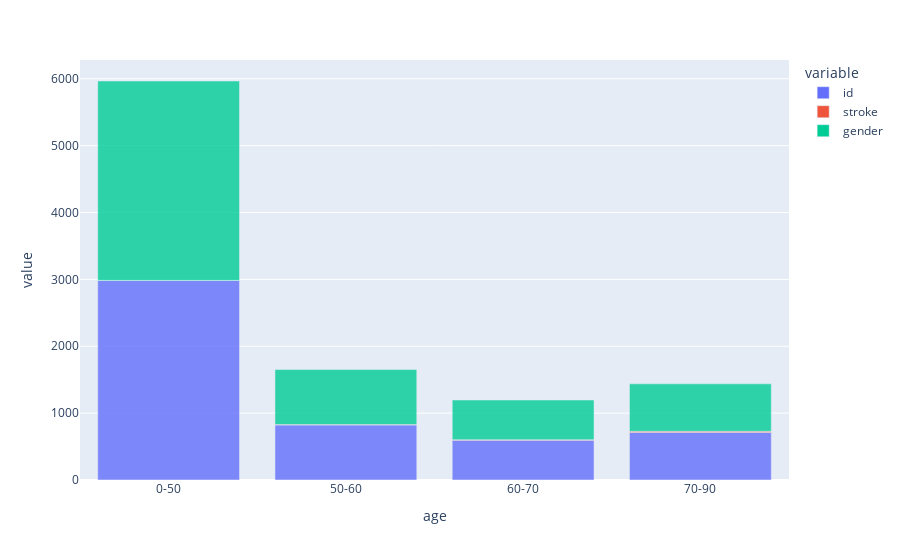

Notebook cell for this chart:
### Code cell
sub1=df.loc[:,['gender','age']].copy()
bins=[0,50,60,70,90]
labels=['0-50','50-60','60-70','70-90']
propre=pd.cut(df.age, bins=bins, labels=labels, precision=0)
sub1=df.groupby(propre)[['id','stroke','gender']].agg({'id':'count','stroke':sum,'gender':'count'})
sub1['stroke'] = (sub1['stroke'] / sub1['id'] * 100)



sub1
age_rep=px.bar(data_frame=sub1, opacity=0.8)
age_rep

### Figure 1 — Plotly figure (JSON) as saved in the notebook; plotly's stock layout.template omitted (floating-point values rounded to 4 significant figures)
{"data": [{"alignmentgroup": "True", "hovertemplate": "variable=id<br>age=%{x}<br>value=%{y}<extra></extra>", "legendgroup": "id", "marker": {"color": "#636efa", "opacity": 0.8}, "name": "id", "offsetgroup": "id", "orientation": "v", "showlegend": true, "textposition": "auto", "type": "bar", "x": ["0-50", "50-60", "60-70", "70-90"], "xaxis": "x", "y": [2983, 823, 594, 710], "yaxis": "y"}, {"alignmentgroup": "True", "hovertemplate": "variable=stroke<br>age=%{x}<br>value=%{y}<extra></extra>", "legendgroup": "stroke", "marker": {"color": "#EF553B", "opacity": 0.8}, "name": "stroke", "offsetgroup": "stroke", "orientation": "v", "showlegend": true, "textposition": "auto", "type": "bar", "x": ["0-50", "50-60", "60-70", "70-90"], "xaxis": "x", "y": [0.771, 5.954, 8.249, 18.03], "yaxis": "y"}, {"alignmentgroup": "True", "hovertemplate": "variable=gender<br>age=%{x}<br>value=%{y}<extra></extra>", "legendgroup": "gender", "marker": {"color": "#00cc96", "opacity": 0.8}, "name": "gender", "offsetgroup": "gender", "orientation": "v", "showlegend": true, "textposition": "auto", "type": "bar", "x": ["0-50", "50-60", "60-70", "70-90"], "xaxis": "x", "y": [2983, 823, 594, 710], "yaxis": "y"}], "layout": {"barmode": "relative", "legend": {"title": {"text": "variable"}, "tracegroupgap": 0}, "margin": {"t": 60}, "xaxis": {"anchor": "y", "domain": [0, 1], "title": {"text": "age"}}, "yaxis": {"anchor": "x", "domain": [0, 1], "title": {"text": "value"}}}}
